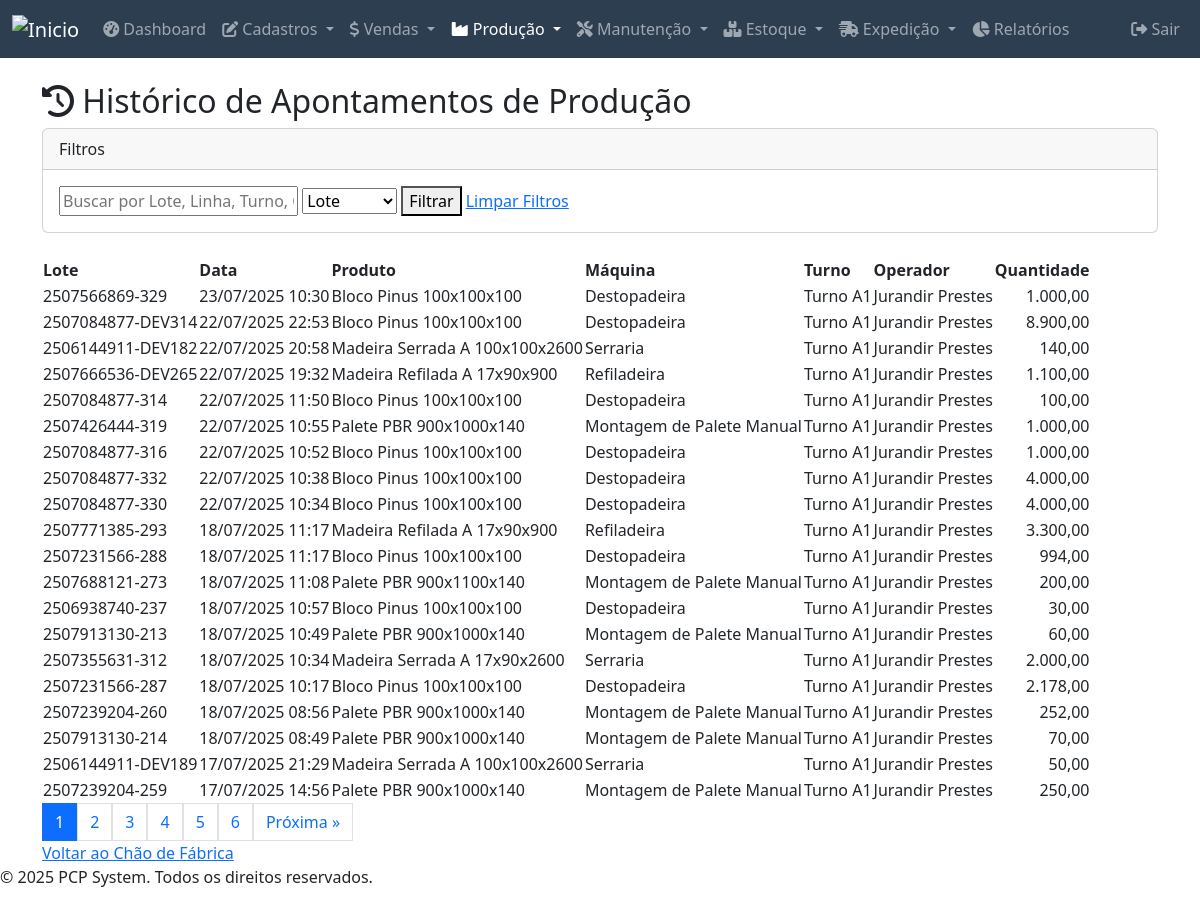
/modules/chao_de_fabrica/lista_apontamentos.php (signed in), run on the app's committed database.
### tables this page shows
CREATE TABLE `apontamentos_producao` (
  `id` int(11) NOT NULL,
  `ordem_producao_id` int(11) NOT NULL,
  `maquina_id` int(11) NOT NULL,
  `operador_id` int(11) DEFAULT NULL,
  `turno_id` int(11) DEFAULT NULL,
  `quantidade_produzida` decimal(10,2) NOT NULL,
  `data_apontamento` datetime NOT NULL DEFAULT current_timestamp(),
  `data_hora_apontamento` datetime NOT NULL DEFAULT current_timestamp() COMMENT 'data digitacao',
  `observacoes` text DEFAULT NULL,
  `data_consumo` datetime DEFAULT NULL,
  `lote_numero` varchar(150) DEFAULT NULL,
  `deleted_at` datetime DEFAULT NULL
);

CREATE TABLE `produtos` (
  `id` int(11) NOT NULL,
  `nome` varchar(40) NOT NULL,
  `codigo` varchar(20) NOT NULL,
  `descricao` varchar(40) NOT NULL,
  `unidade_medida` varchar(10) NOT NULL,
  `estoque_minimo` decimal(10,2) DEFAULT NULL,
  `estoque_atual` decimal(10,2) DEFAULT NULL,
  `estoque_empenhado` decimal(10,2) NOT NULL DEFAULT 0.00,
  `estoque_expedicao` decimal(10,2) NOT NULL DEFAULT 0.00,
  `grupo` varchar(30) NOT NULL,
  `subgrupo` varchar(30) NOT NULL,
  `modelo` varchar(20) DEFAULT NULL,
  `acabamento` varchar(20) DEFAULT NULL,
  `familia` varchar(20) DEFAULT NULL,
  `desenho` varchar(20) DEFAULT NULL,
  `velocidade` decimal(10,2) NOT NULL,
  `perimetro_mm` decimal(10,2) DEFAULT NULL,
  `area_perfil_mm2` decimal(10,2) DEFAULT NULL,
  `codigo2` varchar(20) DEFAULT NULL,
  `unidade_medida2` varchar(5) DEFAULT NULL,
  `espessura` decimal(10,2) NOT NULL,
  `largura` decimal(10,2) NOT NULL,
  `comprimento` decimal(10,2) DEFAULT NULL,
  `altura_embalagem` int(11) DEFAULT NULL,
  `largura_embalagem` int(11) DEFAULT NULL,
  `pecas_por_embalagem` int(11) DEFAULT NULL,
  `pecas_por_fardo` int(11) DEFAULT NULL,
  `deleted_at` datetime DEFAULT NULL
);

CREATE TABLE `maquinas` (
  `id` int(11) NOT NULL,
  `nome` varchar(100) NOT NULL,
  `descricao` text DEFAULT NULL,
  `status` enum('operacional','manutencao','parada') NOT NULL DEFAULT 'operacional',
  `numero_serie` varchar(50) DEFAULT NULL,
  `tag_ativo` varchar(30) DEFAULT NULL,
  `fabricante` varchar(100) DEFAULT NULL,
  `modelo_maquina` varchar(50) DEFAULT NULL,
  `tipo_maquina` varchar(50) DEFAULT NULL,
  `localizacao` varchar(100) DEFAULT NULL,
  `data_aquisicao` date DEFAULT NULL,
  `data_ultima_manutencao` date DEFAULT NULL,
  `capacidade_hora` decimal(10,2) DEFAULT NULL,
  `unidade_capacidade` varchar(20) DEFAULT NULL,
  `deleted_at` datetime DEFAULT NULL
);

CREATE TABLE `turnos` (
  `id` int(11) NOT NULL,
  `nome_turno` varchar(50) NOT NULL COMMENT 'Ex: Turno A1, Turno B1, Tarde',
  `hora_inicio` time NOT NULL,
  `hora_fim` time NOT NULL,
  `created_at` timestamp NOT NULL DEFAULT current_timestamp(),
  `updated_at` timestamp NOT NULL DEFAULT current_timestamp() ON UPDATE current_timestamp(),
  `deleted_at` datetime DEFAULT NULL
);

CREATE TABLE `operadores` (
  `id` int(11) NOT NULL,
  `matricula` varchar(20) NOT NULL,
  `username` varchar(50) DEFAULT NULL,
  `cargo` varchar(100) DEFAULT NULL,
  `ativo` tinyint(1) NOT NULL DEFAULT 1,
  `password_hash` varchar(255) DEFAULT NULL,
  `nome` varchar(100) NOT NULL,
  `localizacao` varchar(100) DEFAULT NULL,
  `deleted_at` datetime DEFAULT NULL
);

### public_html/config/database.php (called while the page is built, shortened)
<?php
function sanitizeInput($data) {
    $data = (string) $data;
    $data = trim($data);
    $data = stripslashes($data);
    $data = htmlspecialchars($data, ENT_QUOTES, 'UTF-8');
    return $data;
}
?>

### public_html/modules/chao_de_fabrica/lista_apontamentos.php (the view, shortened to what this page needs)
<?php
require_once __DIR__ . '/../../config/database.php';
require_once __DIR__ . '/../../includes/header.php';
$conn = connectDB();
$search_term = sanitizeInput($_GET['search_term'] ?? '');
$filter_field = sanitizeInput($_GET['filter_field'] ?? 'ap.lote_numero');
$filter_options = [
    'ap.lote_numero' => 'Lote',
    'gm.nome_grupo' => 'Linha',
    't.nome_turno' => 'Turno',
    'o.nome' => 'Operador'
];
$items_per_page = 20;
$current_page = isset($_GET['page']) ? (int)$_GET['page'] : 1;
$offset = ($current_page - 1) * $items_per_page;
$where_clause = " WHERE ap.deleted_at IS NULL ";
$params = [];
$sql_count = "SELECT COUNT(ap.id) AS total_items
              FROM apontamentos_producao ap
              JOIN ordens_producao op ON ap.ordem_producao_id = op.id
              LEFT JOIN grupos_maquinas gm ON op.grupo_id = gm.id
              LEFT JOIN turnos t ON ap.turno_id = t.id
              LEFT JOIN operadores o ON ap.operador_id = o.id
              " . $where_clause;
$result_count = $conn->execute_query($sql_count, $params);
$total_items = $result_count->fetch_assoc()['total_items'] ?? 0;
$total_pages = ceil($total_items / $items_per_page);
$sql_fetch = "SELECT
                ap.lote_numero, ap.data_apontamento, p.nome as produto_nome, p.codigo as produto_codigo,
                gm.nome_grupo as linha_nome, m.nome as maquina_nome, t.nome_turno, o.nome as operador_nome,
                ap.quantidade_produzida
              FROM apontamentos_producao ap
              JOIN ordens_producao op ON ap.ordem_producao_id = op.id
              JOIN produtos p ON op.produto_id = p.id
              LEFT JOIN maquinas m ON ap.maquina_id = m.id
              LEFT JOIN grupos_maquinas gm ON op.grupo_id = gm.id
              LEFT JOIN turnos t ON ap.turno_id = t.id
              LEFT JOIN operadores o ON ap.operador_id = o.id
              " . $where_clause . "
              ORDER BY ap.data_apontamento DESC
              LIMIT ? OFFSET ?";
$params_fetch = array_merge($params, [$items_per_page, $offset]);
$apontamentos = $conn->execute_query($sql_fetch, $params_fetch)->fetch_all(MYSQLI_ASSOC);
?>
<div class="container mt-4">
    <h2><i class="fas fa-history"></i> Histórico de Apontamentos de Produção</h2>
    <div class="card mb-4">
        <div class="card-header">Filtros</div>
        <div class="card-body">
            <form action="lista_apontamentos.php" method="GET" class="search-form-inline">
                <input type="text" name="search_term" placeholder="Buscar por Lote, Linha, Turno, Operador..." value="<?php echo htmlspecialchars($search_term); ?>">
                <select name="filter_field">
                    <?php foreach ($filter_options as $field_value => $field_label): ?>
                        <option value="<?php echo htmlspecialchars($field_value); ?>" <?php echo ($filter_field === $field_value) ? 'selected' : ''; ?>>
                            <?php echo htmlspecialchars($field_label); ?>
                        </option>
                    <?php endforeach; ?>
                </select>
                <button type="submit" class="button add">Filtrar</button>
                <a href="lista_apontamentos.php" class="button button-clear">Limpar Filtros</a>
            </form>
        </div>
    </div>
    <?php if (!empty($apontamentos)): ?>
        <table>
            <thead>
                <tr>
                    <th>Lote</th>
                    <th>Data</th>
                    <th>Produto</th>
                    <th>Máquina</th>
                    <th>Turno</th>
                    <th>Operador</th>
                    <th class="text-end">Quantidade</th>
                </tr>
            </thead>
            <tbody>
                <?php foreach ($apontamentos as $apontamento): ?>
                    <tr>
                        <td><?php echo htmlspecialchars($apontamento['lote_numero']); ?></td>
                        <td><?php echo date('d/m/Y H:i', strtotime($apontamento['data_apontamento'])); ?></td>
                        <td><?php echo htmlspecialchars($apontamento['produto_nome']); ?></td>
                        <td><?php echo htmlspecialchars($apontamento['maquina_nome']); ?></td>
                        <td><?php echo htmlspecialchars($apontamento['nome_turno']); ?></td>
                        <td><?php echo htmlspecialchars($apontamento['operador_nome']); ?></td>
                        <td class="text-end"><?php echo number_format($apontamento['quantidade_produzida'], 2, ',', '.'); ?></td>
                    </tr>
                <?php endforeach; ?>
            </tbody>
        </table>
        <div class="pagination">
            <?php
            $pagination_base_query = http_build_query(array_filter(['search_term' => $search_term, 'filter_field' => $filter_field]));
            if ($total_pages > 1) {
                for ($i = 1; $i <= $total_pages; $i++) {
                    $active_class = ($i == $current_page) ? 'active' : '';
                    echo '<a href="?' . $pagination_base_query . '&page=' . $i . '" class="page-link ' . $active_class . '">' . $i . '</a>';
                }
                if ($current_page < $total_pages) {
                    echo '<a href="?' . $pagination_base_query . '&page=' . ($current_page + 1) . '" class="page-link">Próxima &raquo;</a>';
                }
            }
            ?>
        </div>
    <?php else: ?>
        <p class="text-center mt-3">Nenhum apontamento encontrado para os filtros selecionados.</p>
    <?php endif; ?>
    <a href="index.php" class="back-link mt-4">Voltar ao Chão de Fábrica</a>
</div>
<?php
require_once __DIR__ . '/../../includes/footer.php';
?>

### data on the page
apontamentos_producao: lote_numero "2507566869-329", data_apontamento "23/07/2025 10:30", produtos.nome "Bloco Pinus 100x100x100", maquina.nome "Destopadeira", turno.nome_turno "Turno A1", operador.nome "Jurandir Prestes", quantidade_produzida "1.000,00"
apontamentos_producao: lote_numero "2507084877-DEV314", data_apontamento "22/07/2025 22:53", produtos.nome "Bloco Pinus 100x100x100", maquina.nome "Destopadeira", turno.nome_turno "Turno A1", operador.nome "Jurandir Prestes", quantidade_produzida "8.900,00"
apontamentos_producao: lote_numero "2506144911-DEV182", data_apontamento "22/07/2025 20:58", produtos.nome "Madeira Serrada A 100x100x2600", maquina.nome "Serraria", turno.nome_turno "Turno A1", operador.nome "Jurandir Prestes", quantidade_produzida "140,00"
apontamentos_producao: lote_numero "2507666536-DEV265", data_apontamento "22/07/2025 19:32", produtos.nome "Madeira Refilada A 17x90x900", maquina.nome "Refiladeira", turno.nome_turno "Turno A1", operador.nome "Jurandir Prestes", quantidade_produzida "1.100,00"
apontamentos_producao: lote_numero "2507084877-314", data_apontamento "22/07/2025 11:50", produtos.nome "Bloco Pinus 100x100x100", maquina.nome "Destopadeira", turno.nome_turno "Turno A1", operador.nome "Jurandir Prestes", quantidade_produzida "100,00"
apontamentos_producao: lote_numero "2507426444-319", data_apontamento "22/07/2025 10:55", produtos.nome "Palete PBR 900x1000x140", maquina.nome "Montagem de Palete Manual", turno.nome_turno "Turno A1", operador.nome "Jurandir Prestes", quantidade_produzida "1.000,00"
apontamentos_producao: lote_numero "2507084877-316", data_apontamento "22/07/2025 10:52", produtos.nome "Bloco Pinus 100x100x100", maquina.nome "Destopadeira", turno.nome_turno "Turno A1", operador.nome "Jurandir Prestes", quantidade_produzida "1.000,00"
apontamentos_producao: lote_numero "2507084877-332", data_apontamento "22/07/2025 10:38", produtos.nome "Bloco Pinus 100x100x100", maquina.nome "Destopadeira", turno.nome_turno "Turno A1", operador.nome "Jurandir Prestes", quantidade_produzida "4.000,00"
apontamentos_producao: lote_numero "2507084877-330", data_apontamento "22/07/2025 10:34", produtos.nome "Bloco Pinus 100x100x100", maquina.nome "Destopadeira", turno.nome_turno "Turno A1", operador.nome "Jurandir Prestes", quantidade_produzida "4.000,00"
apontamentos_producao: lote_numero "2507771385-293", data_apontamento "18/07/2025 11:17", produtos.nome "Madeira Refilada A 17x90x900", maquina.nome "Refiladeira", turno.nome_turno "Turno A1", operador.nome "Jurandir Prestes", quantidade_produzida "3.300,00"
apontamentos_producao: lote_numero "2507231566-288", data_apontamento "18/07/2025 11:17", produtos.nome "Bloco Pinus 100x100x100", maquina.nome "Destopadeira", turno.nome_turno "Turno A1", operador.nome "Jurandir Prestes", quantidade_produzida "994,00"
apontamentos_producao: lote_numero "2507688121-273", data_apontamento "18/07/2025 11:08", produtos.nome "Palete PBR 900x1100x140", maquina.nome "Montagem de Palete Manual", turno.nome_turno "Turno A1", operador.nome "Jurandir Prestes", quantidade_produzida "200,00"
apontamentos_producao: lote_numero "2506938740-237", data_apontamento "18/07/2025 10:57", produtos.nome "Bloco Pinus 100x100x100", maquina.nome "Destopadeira", turno.nome_turno "Turno A1", operador.nome "Jurandir Prestes", quantidade_produzida "30,00"
apontamentos_producao: lote_numero "2507913130-213", data_apontamento "18/07/2025 10:49", produtos.nome "Palete PBR 900x1000x140", maquina.nome "Montagem de Palete Manual", turno.nome_turno "Turno A1", operador.nome "Jurandir Prestes", quantidade_produzida "60,00"
apontamentos_producao: lote_numero "2507355631-312", data_apontamento "18/07/2025 10:34", produtos.nome "Madeira Serrada A 17x90x2600", maquina.nome "Serraria", turno.nome_turno "Turno A1", operador.nome "Jurandir Prestes", quantidade_produzida "2.000,00"
apontamentos_producao: lote_numero "2507231566-287", data_apontamento "18/07/2025 10:17", produtos.nome "Bloco Pinus 100x100x100", maquina.nome "Destopadeira", turno.nome_turno "Turno A1", operador.nome "Jurandir Prestes", quantidade_produzida "2.178,00"
apontamentos_producao: lote_numero "2507239204-260", data_apontamento "18/07/2025 08:56", produtos.nome "Palete PBR 900x1000x140", maquina.nome "Montagem de Palete Manual", turno.nome_turno "Turno A1", operador.nome "Jurandir Prestes", quantidade_produzida "252,00"
apontamentos_producao: lote_numero "2507913130-214", data_apontamento "18/07/2025 08:49", produtos.nome "Palete PBR 900x1000x140", maquina.nome "Montagem de Palete Manual", turno.nome_turno "Turno A1", operador.nome "Jurandir Prestes", quantidade_produzida "70,00"
apontamentos_producao: lote_numero "2506144911-DEV189", data_apontamento "17/07/2025 21:29", produtos.nome "Madeira Serrada A 100x100x2600", maquina.nome "Serraria", turno.nome_turno "Turno A1", operador.nome "Jurandir Prestes", quantidade_produzida "50,00"
apontamentos_producao: lote_numero "2507239204-259", data_apontamento "17/07/2025 14:56", produtos.nome "Palete PBR 900x1000x140", maquina.nome "Montagem de Palete Manual", turno.nome_turno "Turno A1", operador.nome "Jurandir Prestes", quantidade_produzida "250,00"

### other printed values
form field filter_field "Lote"
